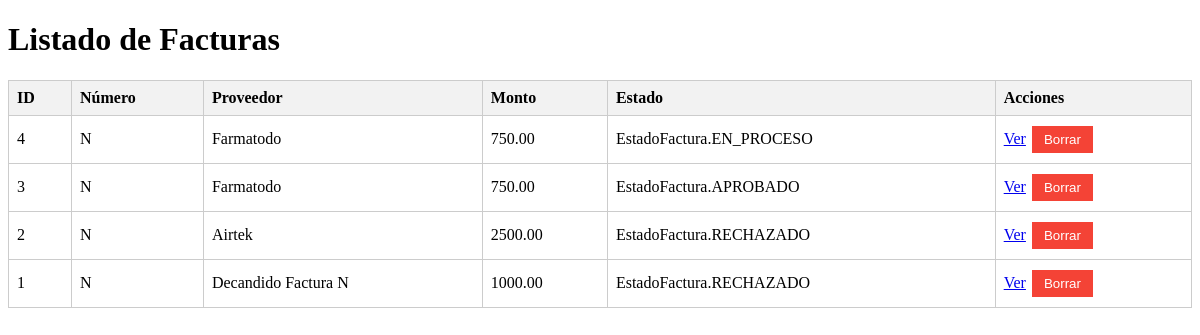
/facturas, run on the app's committed database.
### app/models.py (models this page shows)
class Factura(Base):
    __tablename__ = "facturas"
    id = Column(Integer, primary_key=True, index=True)
    proveedor = Column(String(255), nullable=False)
    numero = Column(String(100), nullable=False, index=True)
    fecha_emision = Column(DateTime, nullable=False)
    monto_total = Column(Float, nullable=False)
    impuestos = Column(Float, nullable=True, default=0.0)
    fecha_vencimiento = Column(DateTime, nullable=True)
    estado = Column(Enum(EstadoFactura), default=EstadoFactura.EN_PROCESO, nullable=False)
    comentario = Column(Text, nullable=True)
    ocr_fuente = Column(String(50), nullable=True)     # 'imagen' | 'pdf' (usaremos 'imagen')
    ocr_confianza = Column(Float, nullable=True)        # placeholder
    creado_en = Column(DateTime, default=datetime.utcnow)
    actualizado_en = Column(DateTime, default=datetime.utcnow)
    historial = relationship("HistorialEstado", back_populates="factura", cascade="all, delete-orphan")

### app/routes.py (the view)
@router.get("/facturas", response_class=HTMLResponse)
def listado(request: Request):
    db = _db()
    facturas = crud.listar_facturas(db)
    return templates.TemplateResponse("listado.html", {"request": request, "facturas": facturas})

### templates/listado.html (shortened to what this page needs)
<!DOCTYPE html>
<html>
<head>
</head>
<body>
    <h1>Listado de Facturas</h1>
    <table>
        <thead>
            <tr>
                <th>ID</th>
                <th>Número</th>
                <th>Proveedor</th>
                <th>Monto</th>
                <th>Estado</th>
                <th>Acciones</th>
            </tr>
        </thead>
        <tbody>
            {% for f in facturas %}
            <tr>
                <td>{{ f.id }}</td>
                <td>{{ f.numero }}</td>
                <td>{{ f.proveedor }}</td>
                <td>{{ "%.2f"|format(f.monto_total) }}</td>
                <td>{{ f.estado }}</td>
                <td>
                    <a href="/facturas/{{ f.id }}">Ver</a>
                    <form action="/facturas/{{ f.id }}/borrar" method="post" style="display:inline;">
                        <button type="submit" class="btn reject"
                                onclick="return confirm('¿Seguro que quieres borrar esta factura?');">
                            Borrar
                        </button>
                    </form>
                </td>
            </tr>
            {% endfor %}
        </tbody>
    </table>
</body>
</html>

### templates/listado.html (style rules this page uses)
table { border-collapse: collapse; width: 100%; }
th, td { border: 1px solid #ccc; padding: 8px; text-align: left; }
th { background-color: #f2f2f2; }
.btn { padding: 6px 12px; margin: 2px; border: none; cursor: pointer; }
.reject { background-color: #f44336; color: white; }

### data on the page
Factura: id "4", numero "N", proveedor "Farmatodo", monto_total "750.00", estado "EstadoFactura.EN_PROCESO"
Factura: id "3", numero "N", proveedor "Farmatodo", monto_total "750.00", estado "EstadoFactura.APROBADO"
Factura: id "2", numero "N", proveedor "Airtek", monto_total "2500.00", estado "EstadoFactura.RECHAZADO"
Factura: id "1", numero "N", proveedor "Decandido Factura N", monto_total "1000.00", estado "EstadoFactura.RECHAZADO"
